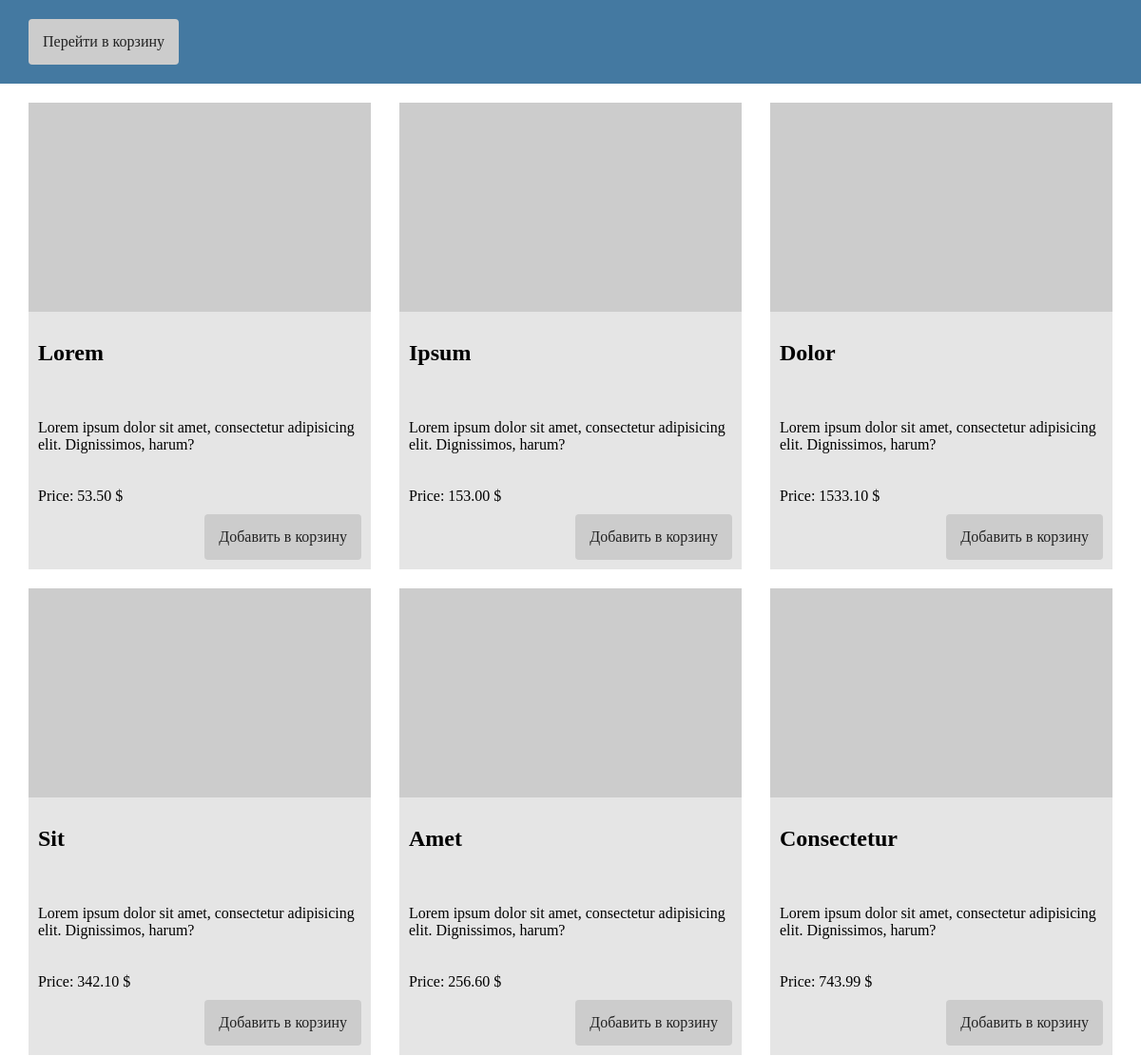
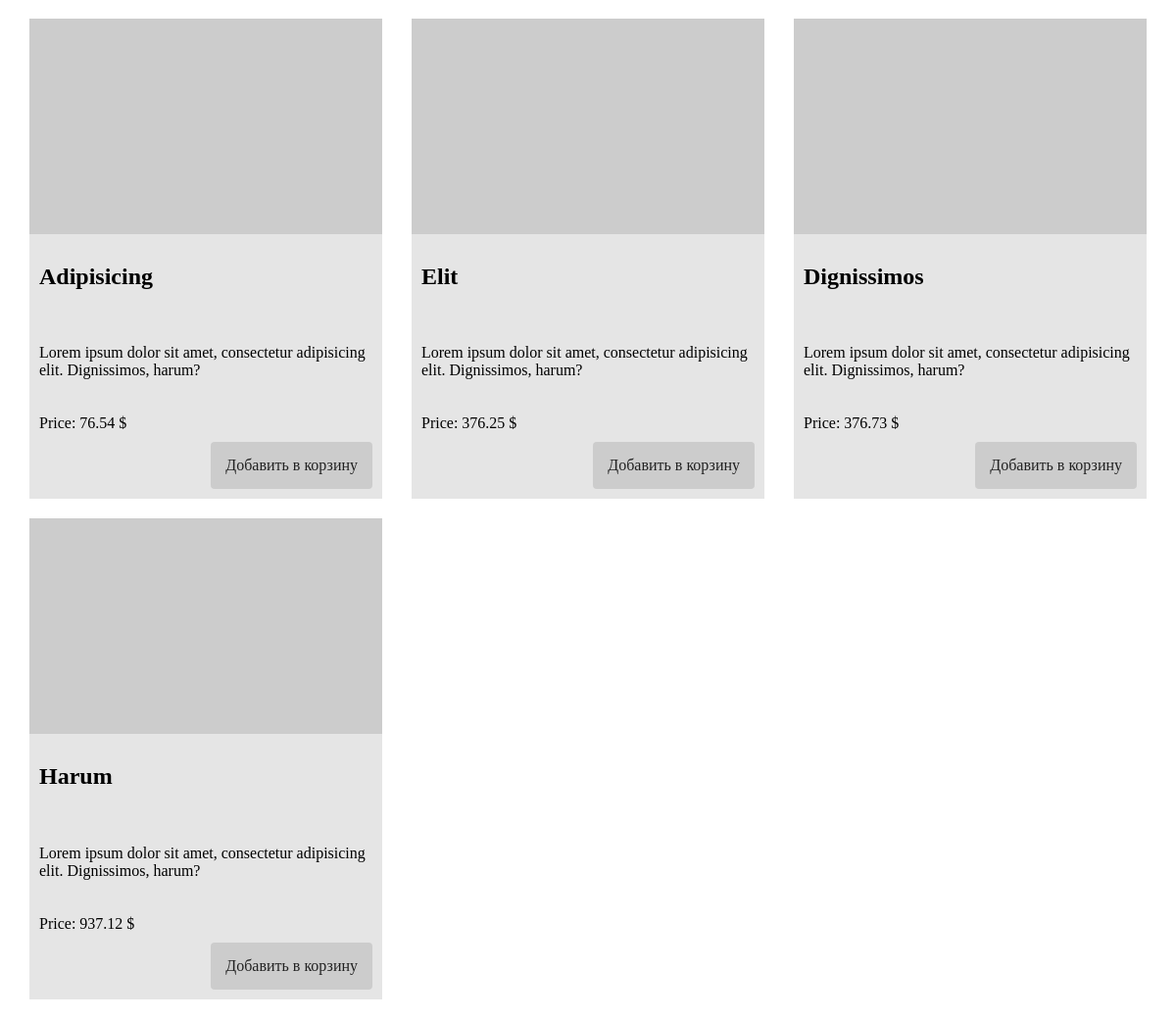
The page / on the database its author committed (2 pictures, top to bottom).
### tables this page shows
CREATE TABLE goods (
    id BIGINT UNSIGNED NOT NULL AUTO_INCREMENT PRIMARY KEY,
    title VARCHAR(255) NOT NULL,
    description TEXT NOT NULL,
    price DECIMAL(9, 2) UNSIGNED NOT NULL
);

### index.php (the view, shortened to what this page needs)
<!doctype html>
<html lang="en">
<head>
    <link rel="stylesheet" href="css/main.css">
</head>
<body>
<header class="page-header">
    <div class="container">
        <div class="page-header__body">
            <a href="cart.php" class="page-header__cart">Перейти в корзину</a>
        </div>
    </div>
</header>
<div class="container">
    <?php
    $link = mysqli_connect('mysql', 'root', 'secret', 'test');
    $query = mysqli_query($link, 'SELECT * FROM goods');
    echo '<ul class="products-list">';
    while ($row = mysqli_fetch_assoc($query)) {
        echo ' <li class="products-list__item">';
        echo '<img src="https://via.placeholder.com/360x220" alt="" width="360" height="220">';
        echo '<h2 class="products-list__title">' . $row['title'] . '</h2>';
        echo '<p class="products-list__description">' . $row['description'] . '</p>';
        echo '<span class="products-list__price">' . 'Price: ' . $row['price'] . ' &dollar;</span>';
        echo '<a href="cart_handler.php?add_product=1&product_id=' . $row['id'] . '" class="products-list__tobasket">Добавить в корзину</a>';
        echo '</li>';
    }
    echo '</ul>';
    ?>
</div>
</body>
</html>

### css/main.css (style rules this page uses)
body { margin: 0; padding: 0; }
.container { width: 100%; max-width: 1140px; margin: 0 auto; padding: 0 30px; }
.page-header { padding: 20px 0; background-color: #4479a1; }
.page-header__body { display: flex; }
.page-header__cart, .products-list__tobasket { align-self: end; border-radius: 4px; padding: 15px; background-color: #ccc; text-decoration: none; color: #222; }
.products-list { display: flex; flex-wrap: wrap; justify-content: space-between; margin: 0; padding: 20px 0 0 0; list-style: none; }
.products-list__item { display: flex; flex-direction: column; max-width: 360px; margin: 0 0 20px 0; padding: 0 0 10px 0; background-color: rgba(0, 0, 0, .1); }
.products-list__title, .products-list__description, .products-list__price { padding: 10px; }
.products-list__tobasket { margin: 0 10px 0 0; }

### rows shown on the page
goods: title "Lorem", description "Lorem ipsum dolor sit amet, consectetur adipisicing elit. Dignissimos, harum?", price "53.50"
goods: title "Ipsum", description "Lorem ipsum dolor sit amet, consectetur adipisicing elit. Dignissimos, harum?", price "153.00"
goods: title "Dolor", description "Lorem ipsum dolor sit amet, consectetur adipisicing elit. Dignissimos, harum?", price "1533.10"
goods: title "Sit", description "Lorem ipsum dolor sit amet, consectetur adipisicing elit. Dignissimos, harum?", price "342.10"
goods: title "Amet", description "Lorem ipsum dolor sit amet, consectetur adipisicing elit. Dignissimos, harum?", price "256.60"
goods: title "Consectetur", description "Lorem ipsum dolor sit amet, consectetur adipisicing elit. Dignissimos, harum?", price "743.99"
goods: title "Adipisicing", description "Lorem ipsum dolor sit amet, consectetur adipisicing elit. Dignissimos, harum?", price "76.54"
goods: title "Elit", description "Lorem ipsum dolor sit amet, consectetur adipisicing elit. Dignissimos, harum?", price "376.25"
goods: title "Dignissimos", description "Lorem ipsum dolor sit amet, consectetur adipisicing elit. Dignissimos, harum?", price "376.73"
goods: title "Harum", description "Lorem ipsum dolor sit amet, consectetur adipisicing elit. Dignissimos, harum?", price "937.12"
